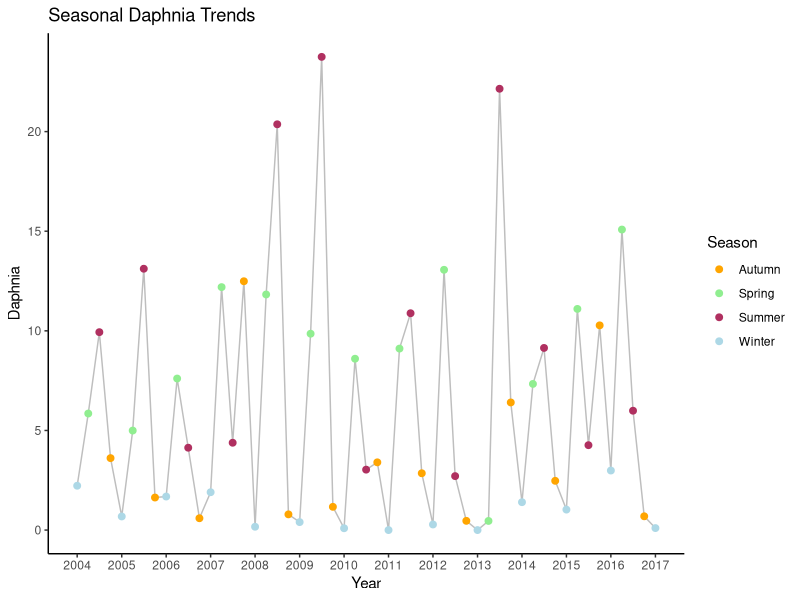

The R source for this figure: (Note: this script raises an error after producing the figure.)
#10/3/25
#cleaning predator dataset - plot against biomass

library(tidyverse)

predator_data<-read.csv("data/csv/crustaceanzooplankton_1980-2023.csv")

predator_data<-predator_data %>% select(Date,Daphnia.hyalina.ind.L) %>% 
  mutate(Date=dmy(Date),
         year = year(Date),  # Extract year
         month = month(Date)) %>% 
  filter(!is.na(Date)) %>%
  mutate(Daphnia= as.numeric(Daphnia.hyalina.ind.L)) %>% 
  select(-Daphnia.hyalina.ind.L)

View(predator_data)

#monthly average
average_predator <- predator_data %>% 
  group_by(year, month) %>% 
  summarise(across(where(is.numeric), mean, na.rm = TRUE)) %>%  # Average numeric cols
  ungroup() %>%  
  mutate(YearMonth = as.Date(paste(year, month, "01", sep = "-"))  # Create a proper date format
  ) %>%
  filter(YearMonth>= as.Date("2004-01-01") & YearMonth <= as.Date("2016-12-01"))

View(average_predator)

#seasonal average 
seasonal_predator<-average_predator %>% 
mutate(
  season = case_when(
    month %in% c(12) ~ "Winter",    # December is Winter
    month %in% c(1, 2) ~ "Winter",  # January & February are also Winter
    month %in% c(3, 4, 5) ~ "Spring",
    month %in% c(6, 7, 8) ~ "Summer",
    month %in% c(9, 10, 11) ~ "Autumn"
  ),
  season_year = if_else(month == 12, year + 1, year)  # Shift December’s year forward
) %>%
  group_by(season_year, season) %>%
  summarise(across(Daphnia, mean, na.rm = TRUE), .groups = "drop") 

seasonal_predator<- seasonal_predator %>% 
  mutate(
    month_for_plot = case_when(
      season == "Winter" ~ 1,   # Assign January as representative of Winter
      season == "Spring" ~ 4,   # April for Spring
      season == "Summer" ~ 7,   # July for Summer
      season == "Autumn" ~ 10   # October for Autumn
    ),
    date_for_plot = as.Date(paste(season_year, month_for_plot, "01", sep = "-")) # Create valid Date
  ) 

View(seasonal_predator)

write.csv(seasonal_predator, "data/csv/seasonal_predator.csv")

#plotting seasonal trend
plot_seasonalpredator<-ggplot(seasonal_predator, aes(x = date_for_plot, y = `Daphnia`)) +
  geom_line(linewidth= 0.5, colour='grey') +  # Line plot for trends
  geom_point(size = 2, aes(colour=season)) +   # Points for individual data
  labs(title = "Seasonal Daphnia Trends",
       x = "Year",
       y = "Daphnia",
       color = "Season") +
  theme_classic() +
  scale_color_manual(values = c("Winter" = "lightblue", "Spring" = "lightgreen", 
                                "Summer" = "maroon", "Autumn" = "orange"))+
  scale_x_date(date_labels = "%Y", date_breaks = "1 year")
plot_seasonalpredator

ggsave("output/seasonaltimeseries/predator.png",plot_seasonalchla,width=16,height=8,dpi=450)

